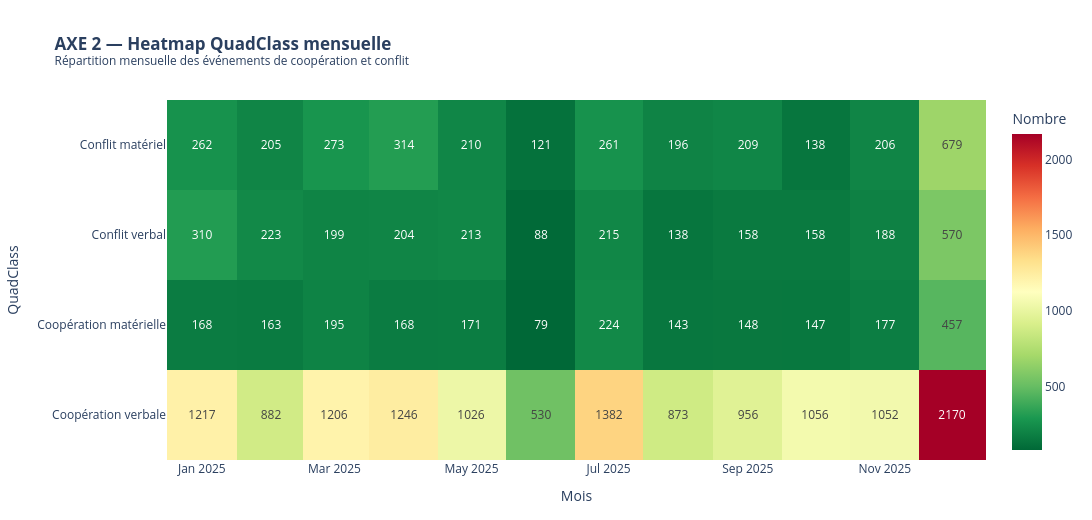

Source (notebook cell):
### Code cell
# ============================================================
# AXE 2 — Heatmap QuadClass mensuelle
# ============================================================

quad_labels = {
    1: "Coopération verbale",
    2: "Coopération matérielle",
    3: "Conflit verbal",
    4: "Conflit matériel"
}

df["QuadClass_label"] = df["QuadClass"].map(quad_labels).fillna("Autre")

quad_month = (
    df.groupby(["QuadClass_label", "month"])
    .size()
    .reset_index(name="count")
)

pivot_quad = quad_month.pivot(
    index="QuadClass_label",
    columns="month",
    values="count"
).fillna(0)

fig = px.imshow(
    pivot_quad,
    text_auto=True,
    color_continuous_scale="RdYlGn_r",
    title="<b>AXE 2 — Heatmap QuadClass mensuelle</b><br><sup>Répartition mensuelle des événements de coopération et conflit</sup>",
    labels=dict(x="Mois", y="QuadClass", color="Nombre")
)

fig.update_layout(
    width=1150,
    height=520,
    margin=dict(l=80, r=40, t=100, b=60)
)

fig.show()

### Figure 1 — Plotly figure (JSON) as saved in the notebook; plotly's stock layout.template omitted (floating-point values rounded to 4 significant figures)
{"data": [{"coloraxis": "coloraxis", "hovertemplate": "Mois: %{x}<br>QuadClass: %{y}<br>Nombre: %{z}<extra></extra>", "name": "0", "texttemplate": "%{z}", "type": "heatmap", "x": ["2025-01", "2025-02", "2025-03", "2025-04", "2025-05", "2025-06", "2025-07", "2025-08", "2025-09", "2025-10", "2025-11", "2025-12"], "xaxis": "x", "y": ["Conflit matériel", "Conflit verbal", "Coopération matérielle", "Coopération verbale"], "yaxis": "y", "z": [[262, 205, 273, 314, 210, 121, 261, 196, 209, 138, 206, 679], [310, 223, 199, 204, 213, 88, 215, 138, 158, 158, 188, 570], [168, 163, 195, 168, 171, 79, 224, 143, 148, 147, 177, 457], [1217, 882, 1206, 1246, 1026, 530, 1382, 873, 956, 1056, 1052, 2170]]}], "layout": {"coloraxis": {"colorbar": {"title": {"text": "Nombre"}}, "colorscale": [[0, "rgb(0,104,55)"], [0.1, "rgb(26,152,80)"], [0.2, "rgb(102,189,99)"], [0.3, "rgb(166,217,106)"], [0.4, "rgb(217,239,139)"], [0.5, "rgb(255,255,191)"], [0.6, "rgb(254,224,139)"], [0.7, "rgb(253,174,97)"], [0.8, "rgb(244,109,67)"], [0.9, "rgb(215,48,39)"], [1, "rgb(165,0,38)"]]}, "height": 520, "margin": {"b": 60, "l": 80, "r": 40, "t": 100}, "title": {"text": "<b>AXE 2 — Heatmap QuadClass mensuelle</b><br><sup>Répartition mensuelle des événements de coopération et conflit</sup>"}, "width": 1150, "xaxis": {"anchor": "y", "autorange": true, "constrain": "domain", "domain": [0, 1], "range": ["2024-12-16 12:00", "2025-12-16"], "scaleanchor": "y", "title": {"text": "Mois"}, "type": "date"}, "yaxis": {"anchor": "x", "autorange": true, "constrain": "domain", "domain": [0, 1], "range": [3.5, -0.5], "title": {"text": "QuadClass"}, "type": "category"}}}
